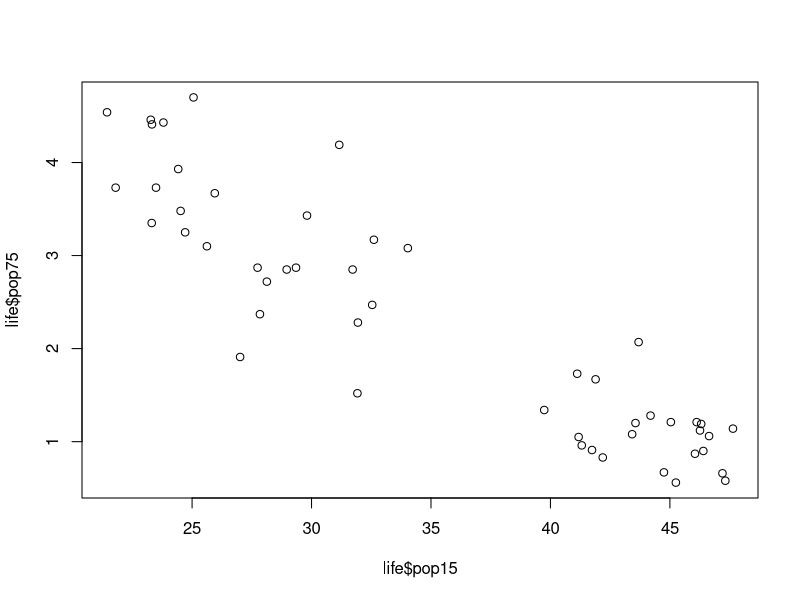
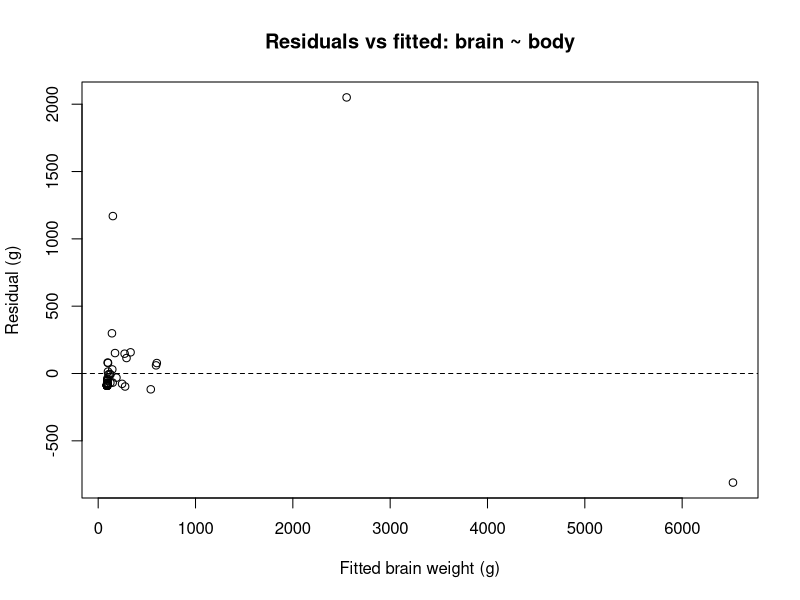

The R script that drew these images, in order:
## ---- chunk 1
knitr::opts_chunk$set(echo = TRUE, warning = FALSE, message = FALSE)

library(car)

## ---- chunk 2
# Fifty countries, each variable averaged over 1960 to 1970.
life <- LifeCycleSavings

# Body weight (kg) and brain weight (g) for 62 species.
data(mammals, package = "MASS")


# The spread ratio: residual SD in the top third of fitted values --------------
# over the bottom third. Near 1 means the spread is even.
spread_ratio <- function(m) {
  third <- cut(fitted(m), quantile(fitted(m), 0:3 / 3), include.lowest = TRUE)
  s <- tapply(resid(m), third, sd)
  s[[3]] / s[[1]]
}

# Output -----------------------------------------------------------------------
# ≈ 1	Residual spread is similar across the range of predictions, consistent with constant variance
# > 1	Spread grows as predictions grow (the classic “fan” or “funnel” shape in a residuals-vs-fitted plot)
# < 1	Spread shrinks as predictions grow (a reversed funnel)


## ---- chunk 3
full <- lm(sr ~ pop15 + pop75 + dpi + ddpi, data = LifeCycleSavings)
summary(full)
## ---- chunk 4
a1_coeff <- full$coefficients["pop15"]
a1_se <- summary(full)$coefficients["pop15", "Std. Error"]
a1_ci <- confint(full, "pop15")
a1_pval <- summary(full)$coefficients["pop15", "Pr(>|t|)"]
a1_rsq <- summary(full)$r.sq
a1_rse <- sigma(full)
## ---- chunk 5
b1_coeff <- full$coefficients["pop75"]
b1_se <- summary(full)$coefficients["pop75", "Std. Error"]
b1_ci <- confint(full, "pop75")
b1_pval <- summary(full)$coefficients["pop75", "Pr(>|t|)"]
## ---- chunk 6

cor_pop <- cor(x = life$pop15, y = life$pop75)
cor_pop
plot(life$pop15, life$pop75)

vif_values <- vif(full)
vif_values

vif_rsq <- 1 - (1/vif_values)
vif_rsq * 100

## ---- chunk 7
full_mod2 <- lm(sr ~ pop15 + dpi + ddpi, data = LifeCycleSavings)
summary(full_mod2)

# Stats from model 2
b2_coeff <- full_mod2$coefficients["pop15"]
b2_se <- summary(full_mod2)$coefficients["pop15", "Std. Error"]
b2_ci <- confint(full_mod2, "pop15")
b2_pval <- summary(full_mod2)$coefficients["pop15", "Pr(>|t|)"]
b2_rsq <- summary(full_mod2)$r.sq
b2_rse <- sigma(full_mod2)

## ---- chunk 8

# Country that exceeds 2p/n
h <- hatvalues(full)
p <- length(coef(full))
n <- nobs(full)
cutoff <- 2 * p / n
h[h > cutoff]
p_exceed <- sort(h[h > cutoff], decreasing = TRUE)
p_exceed  

# Cooks distance
d <- cooks.distance(full)
d_largest <- sort(d, decreasing = TRUE)[1:3]
any(d > 1)
max(d)

d_largest
## ---- chunk 9

no_libya <- update(full, subset = rownames(LifeCycleSavings) != "Libya") # Refit without Libya

a <- coef(summary(full))["ddpi", ] # coefficient of ddpi of model with Libya
b <- coef(summary(no_libya))["ddpi", ] # coefficient of ddpi of model without Libya


cmp <- rbind(full = a, no_libya = b)[, c("Estimate", "Std. Error", "Pr(>|t|)")]
round(cmp, 4)


se_full <- a["Std. Error"]
se_nol  <- b["Std. Error"]

se_nol - se_full          # absolute change
se_nol / se_full          # ratio

## ---- chunk 10
others <- life[rownames(life) != "Libya", "ddpi"]

libya  <- life["Libya", "ddpi"]
libya
max(others)
median(others)

## ---- chunk 11
mod_raw <- lm(brain ~ body, data = mammals)
summary(mod_raw)


a4_rsq <- summary(mod_raw)$r.squared          # R-squared
a4_sprat <- spread_ratio(mod_raw)               # top-third SD / bottom-third SD of residuals

a4_d <- cooks.distance(mod_raw)
a4_d <- sort(a4_d, decreasing = TRUE)[1]

## ---- chunk 12

plot(fitted(mod_raw), resid(mod_raw),
     xlab = "Fitted brain weight (g)", ylab = "Residual (g)",
     main = "Residuals vs fitted: brain ~ body")
abline(h = 0, lty = 2)

## ---- chunk 13
m_log <- lm(log(brain) ~ log(body), data = mammals)

b4_coef <- coef(m_log)["log(body)"]            # slope
b4_ci <- confint(m_log, "log(body)")         # 95% CI
b4_rsq <- summary(m_log)$r.squared            # R-squared
b4_sprat <- spread_ratio(m_log)                 # spread ratio

b4_d <- cooks.distance(m_log)
b4_d <- sort(b4_d, decreasing = TRUE)[1]   

## ---- chunk 14
set.seed(6101)
mod_short <- replicate(2000, {
  z <- rnorm(100)                          # never recorded in a real study
  x <- 0.6 * z + rnorm(100, 0, 0.8)
  y <- 1 + 1 * x + 2 * z + rnorm(100, 0, 2)
  lm(y ~ x)
})

mod_long <- replicate(2000, {
  z <- rnorm(100)                          # never recorded in a real study
  x <- 0.6 * z + rnorm(100, 0, 0.8)
  y <- 1 + 1 * x + 2 * z + rnorm(100, 0, 2)
  lm(y ~ x + z)
})
